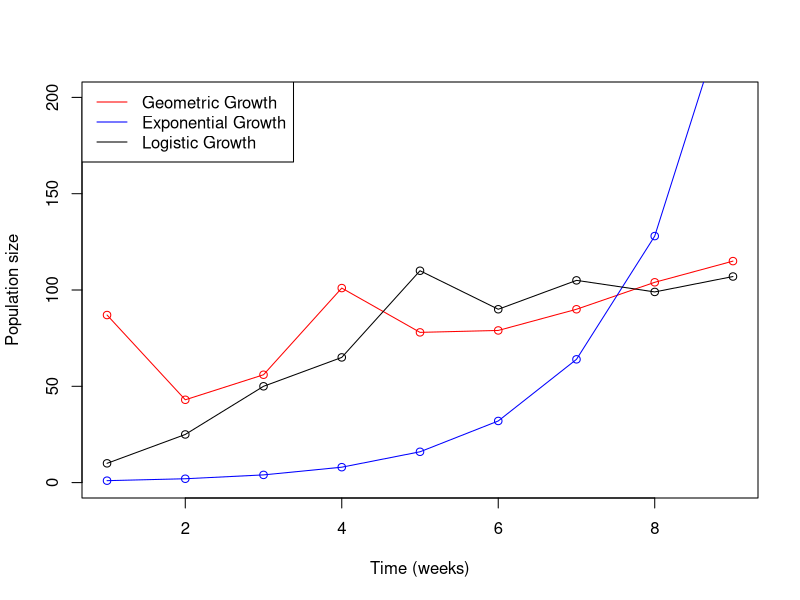
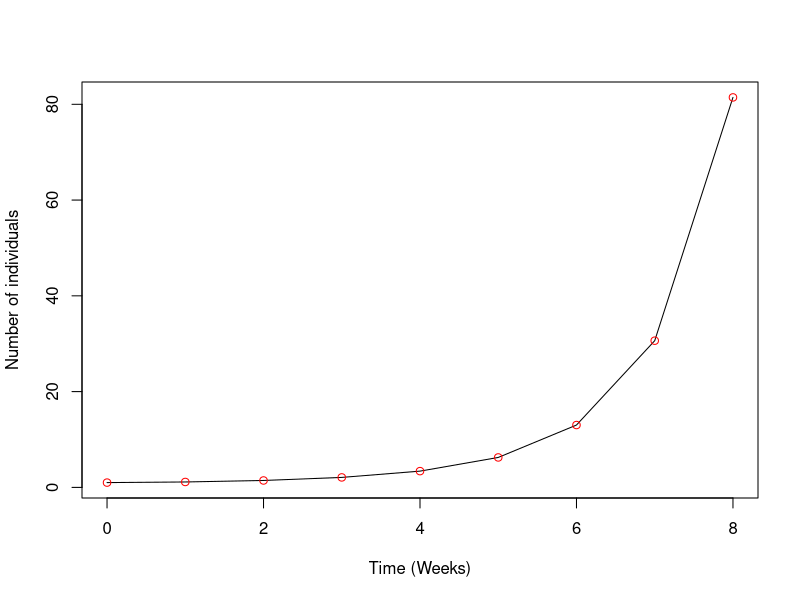
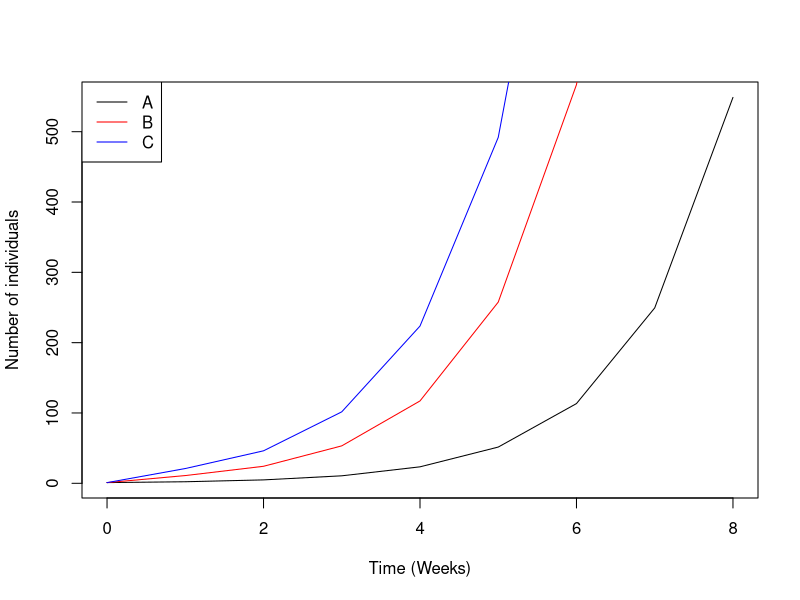
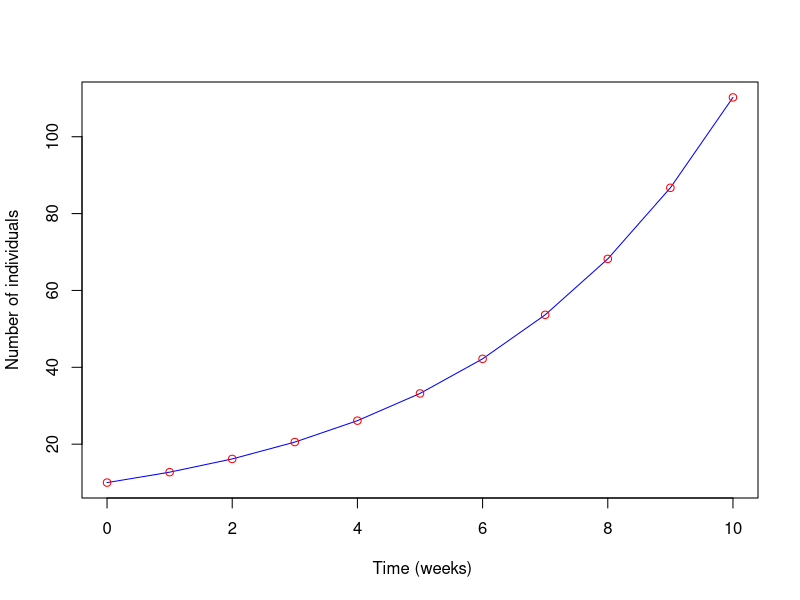
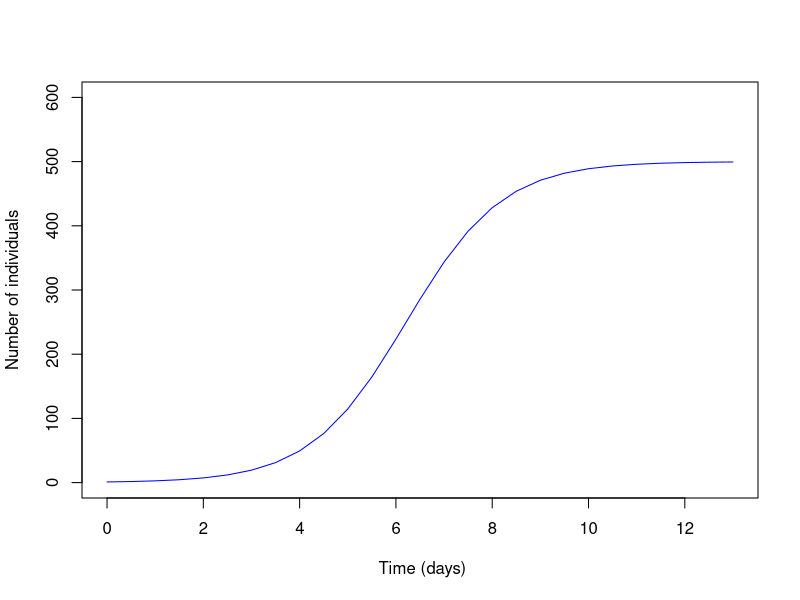
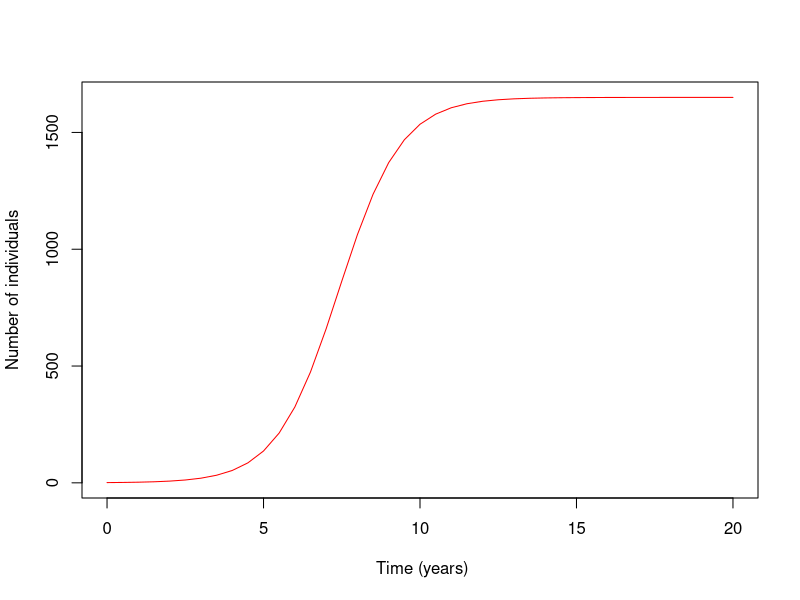
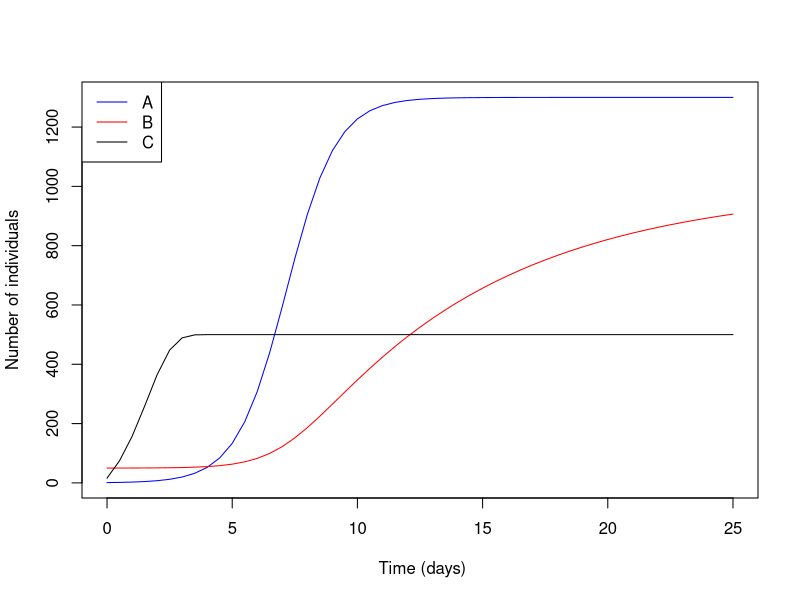
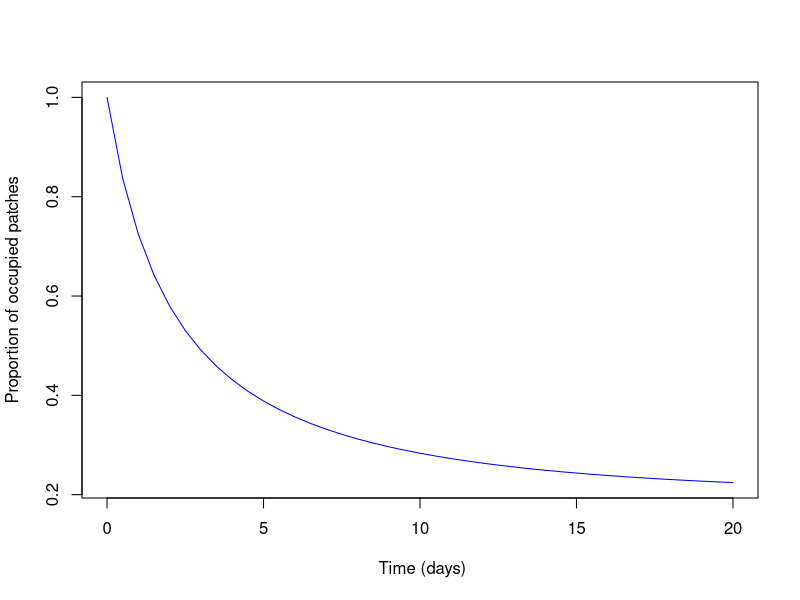

The R source for these figures, in order:
## ---- chunk 1
# R won't remember that x = c(10, 6, 1, 14) when in a comment but will when 

x = c(10, 6, 1, 14)

## ---- chunk 2
# Data frame demonstrating gemometric population growth
geometric.df <- data.frame("time"=seq(1,9,1), 
                           "x"=c(87,43,56,101,78,79,90,104,115))

# Data frame demonstrating exponential population growth
exponential.df <- data.frame("time"= seq(1,9,1), 
                     "x"= c(1,2,4,8,16,32,64,128,256))

# Data frame demonstrating logistic growth
logistic.df <- data.frame("time"= seq(1,9,1), 
                     "x"= c(10,25,50,65,110,90,105,99,107))
          
# If you wanted to change the name of the "time" column to "weeks" in the data frame 
# how would you do that?

# This function plots the Geometric Growth (red) line below
plot(x=geometric.df$time, y=geometric.df$x, type="o", col="red", 
     ylim = c(0,200),
     xlab="Time (weeks)", 
     ylab="Population size")

# What do you think you would change only to have the y-axis show c(0,150)? What would 
# you add to set the x-axis from 0-15?

# Adding lines for the other Exponential and Logistic Growth 
lines(x = exponential.df$time, y = exponential.df$x, col="blue", type="o") 
# This adds data points from the Exponential Growth df in the col or colour blue with 
# a specific line type. 

lines(x = logistic.df$time, y = logistic.df$x, col="black", type="o") 
# This is the data for the Logistic Growth as the black line 

# The legend function adds a legend to your plot. You can change the location and what
# is display in the legend
legend("topleft", legend = c("Geometric Growth", "Exponential Growth", "Logistic Growth"), 
       lty = 1, col=c("red", "blue", "black"))
## ---- chunk 3

# Ensure that the package(s) are selected
library(deSolve)
## ---- chunk 4
# Below is a template for R code to produce a Geometric Growth Curve
# THIS IS JUST A TEMPLATE, SOME PARAMETER VALUES HAVE BEEN CHANGED  


dt = 1 # dt is the time step or jumps that the model will increase time in. 
time = seq(0, 8, dt) # This produces a vector from 0 to 8 that increase in 
# steps/jumps of dt.
# Check it out by typing time in the Console 


# Growth rate
r <-  8 # r is the geometric growth rate parameter for the model. Changing this 
# value will change the rate at which the population changes. Larger values will 
# grow quick and values under 1 will decrease in size.


# Population 
j <- NULL # j will act as a place holder for the model's prediction of the 
# population abundance.
j[1] = 100 # This line informs R that the first value of j or j[1] is 100.
# To change the starting value of j set another value, etc. j[1]=10


# If the initial population was 25, how would you indicate this to R?
# Building a loop 
for(t in seq(1, length(time)-1,1)){
  # Geometric Growth Equation 
  j[t + 1] <- (r^t)*j[t]*dt
}

# The loop above tells R to calculate j - population size - based on the 
# equation provided for time steps 1 to the length of the vector (i.e., 8)
# in steps of 1.

# Remove the number sign, #, below when you copy and paste into
# your R script

# plot(time, j, xlab="Time (Weeks)", ylab ="Number of individuals",
# type="l") #Plots the data as a line plot
# points(time, j, col="red") # adds the red dots to the line 
## ---- chunk 5
# This chunk of code produces a loop that models a population following 
# geometric growth.

# Time steps 
dt <- 1 # dt is the time step or jumps that the model will count time in. 
time <- seq(0, 8, dt) # This produces a vector from 0 to 8 that increases 
# in jumps of dt or 1.

# Growth rate
r <-  1.13 # r will act as the geometric growth rate for the model. Changing 
# this value will change the rate at which the population changes. 

# Population 
j <- NULL # j will act as a place holder for the model's prediction of 
# the population.
j[1] = 1 # This line informs R that the first value of j or j[1] is 1. 
# To change the starting value of j set another value, etc. j[1]=10


# Building a loop 
for(t in seq(1, length(time)-1,1)){
  
  # Equation 
  j[t + 1] <- (r^t)*j[t]*dt
          
}


plot(time, j, xlab="Time (Weeks)", ylab ="Number of individuals",
     type="l") #Plots the data as a line
points(time, j, col="red") # adds the red dots to the line
## ---- chunk 6
# Time steps 
dt <- 1
time <- seq(0, 8, dt)

# Growth rate
r <-  1.2
q <- 10
w <- 20


# Population 
j <- NULL
j[1] <- 1
l <- NULL
l[1] <- 1
p <- NULL 
p[1] <-1

# Building a loop 
for(t in seq(1, length(time)-1,1)){
  
  # Equation 
  j[t + 1] <- r*j[t]*dt + j[t]
          
}

# Building a loop 
for(t in seq(1, length(time)-1,1)){
  
  # Equation 
  l[t + 1] <- q*j[t]*dt + j[t]
          
}

# Building a loop 
for(t in seq(1, length(time)-1,1)){
  
  # Equation 
  p[t + 1] <- w*j[t]*dt + j[t]
          
}


plot(time,j, xlab="Time (Weeks)", ylab ="Number of individuals", type="l")
lines(time, l, col="red")
lines(time, p, col="blue")
legend("topleft", legend = c("A", "B", "C"), lty = 1, col=c("black", "red", "blue"))
## ---- chunk 7
# Here is an example code for a population with Exponential Growth. 
# THIS IS EXAMPLE CODE, AND SOME PARAMETER VALUES HAVE BEEN CHANGED

library(deSolve) # The deSolve package is needed to solve the predicted abundance

# Variables that will be used 
N = NULL        # Number of individuals
y = NULL
res = NULL

# Function that will be predicting the abundance
exponential.growth <-function(t,y,parameters){ 
  N  <- y[1]                            
  
  with(as.list(parameters),{  
    dN  <- r*N                      
    res<-c(dN) 
    list(res) 
  }) 
}

# 

# Parameters
r = 0.24  # Here r is the capita growth rate, with larger values growing faster. 
# Values below 0 grow slower.

# Initial condition
N0=10 # N0 is the starting population size. Setting it to 10 lets R know what 
# the starting population is.
# How would you let tell R the initial population is 55

# Time 
times <- seq(0,10,1) # What does this vector look like? How long is it? What are 
# the time steps?


# The parameter vector holds all parameter values within the model. 
parameters<-c(r=r)
nsol <- as.data.frame(lsoda(y = c(N=N0), times, exponential.growth, parameters)) 

# The R code for an exponential growth model is a little more complex compared to 
# Geometric Growth, but here is what it's doing! 

# R has many built in functions that do complex analyses. In this case, we are using 
# the function Isoda to numerically solve a differential equation (yes! calculus).
# The equation is the model for exponential growth.

# Remove number sign before the plot function when you copy and paste into your terminal
# plot(nsol$time,nsol$N,bty = "l", lwd = 1, xlab = " Time (weeks)", 
# ylab = "Number of individuals", col="blue")
## ---- chunk 8
library(deSolve) # The deSolve package is needed to solve the predicted abundance

# Variables that will be used 
N = NULL        # Number of individuals
y = NULL
res = NULL

# Function that will be pricting the abundn
exp<-function(t,y,params){ 
  N  <- y[1]                            
  
  with(as.list(params),{  
    dN  <- r*N                      
    res<-c(dN) 
    list(res) 
  }) 
}


# Parameters
r = 0.24  # Here r acts as the capita growth rate

# Initial condition
N0= 10 # N0 is the starting population size. Setting it to 10 lets R know that the population starts with 10 individuals. 

# Time 
times <- seq(0,10,1) # What does this vector look like? How long is it? What are the time steps?


params<-c(r=r)
nsol <- as.data.frame(lsoda(y = c(N=N0), times, exp, params)) 

# Plot
plot(nsol$time,nsol$N, type = "l", lwd = 1, xlab = " Time (weeks)", ylab = "Number of individuals", col="blue")
points(nsol$time, nsol$N, col="red")
## ---- chunk 9
# This is an example code for Logistic Growth curve
# THIS IS AN EXAMPLE THIS CODE, PARAMETER VALUES HAVE BEEN CHANGED 
# The deSolve package is important for the code to run. Enure that is loaded.
library(deSolve)

# Species variables
G = NULL        # Number of Goats (#/time)
y = NULL        # Vector that holds the number of populations/
# groups. More important with several species.
res = NULL      # Vector that holds model parameters

#function
logistic.model<-function(t, y, parameters){ 
  G  <- y[1]             # Population place in vector               
  
  with(as.list(parameters),{  
    dG  <- r*G*(1-G/k)   # Logistic growth equation              
    res<-c(dG) 
    list(res) 
  }) 
}


# Parameters
r = 70 # Growth rate of the population. Changing this will change the rate 
# the population grows 
k =  100 # The carrying capacity of the population

# Initial condition
G0 = 80          # Initial population size

# Time 
times <- seq(0,20,0.5) # Length of time that the model will run, 0 to 20, with steps 
# of 0.5

parameters<-c(r=r, k=k)
nsol <- as.data.frame(lsoda(y = c(G=G0), times, logistic.model, parameters)) 

# Plot (remove # from below when you copy into R)
# plot(nsol$time, nsol$G, type = "l", lwd = 1, xlab = " Time (days)", 
# ylab = "Number of individuals", col="blue")
## ---- chunk 10
# Packages that is important for the code to run
library(deSolve)

# Species variables
G = NULL        # Number of Goats (#/time)
y = NULL        # Vector that holds the number of populations/groups. More important with several species.
res = NULL      # Vector that holds model parameters

#function
exp<-function(t,y,params){ 
  G  <- y[1]             # Initial population size               
  
  with(as.list(params),{  
    dG  <- r*G*(1-G/k)   # Logistic growth equation              
    res<-c(dG) 
    list(res) 
  }) 
}


# Parameters
r = 1 # Growth rate of the population. Changing this will change the rate the population grows 
k = 500 # The carrying capacity of the population

# Initial condition
G0 = 1            # Initial population size

# Time 
times <- seq(0,13,0.5) # Length of time that the model will run, 0 to 20, with steps of 0.5

params<-c(r=r, k=k)
nsol <- as.data.frame(lsoda(y = c(G=G0), times, exp, params)) 

# Plot
plot(nsol$time, nsol$G, type = "l", lwd = 1, xlab = " Time (days)", ylab = "Number of individuals", col="blue", ylim= c(0, 600))
## ---- chunk 11
# Packages that is important for the code to run
# This is just example code; parameter values do not belong to the plot below
library(deSolve)

# Species variables
H = NULL        # Number of hares (#/time)
y = NULL        # Vector that holds the number of populations/groups. More 
# important with several species.
res = NULL      # Vector that holds model parameters

#function
logistic.model <- function(t, y, parameters){ 
  H  <- y[1]             # Initial population size               
  
  with(as.list(parameters),{  
    dH  <- r*H*(1-H/k)   # Logistic growth equation              
    res<-c(dH) 
    list(res) 
  }) 
}


# Parameters
r = 100 # Growth rate of the population. Changing this will change the rate the 
# population grows 
k =  10 # The carrying capacity of the population

# Initial condition
H0 = 1            # Initial population size

# Time 
times <- seq(0,20,0.5) # Length of time that the model will run, 0 to 20, with steps of 0.5

parameters<-c(r=r, k=k)
# When you have multiple parameter, list them all within the parameter vector. 

nsol <- as.data.frame(lsoda(y = c(H = H0), times, logistic.model, parameters)) 

# Plot
#plot(nsol$time, nsol$H, type = "l", lwd = 1, xlab = " Time (years)", 
#     ylab = "Number of individuals", col="red")
## ---- chunk 12
# Packages that is important for the code to run
library(deSolve)

# Species variables
H = NULL        # Number of hares (#/time)
y = NULL        # Vector that holds the number of populations/groups. More 
# important with several species.
res = NULL      # Vector that holds model parameters

#function
exp <- function(t, y, params){ 
  H  <- y[1]             # Initial population size               
  
  with(as.list(params),{  
    dH  <- r*H*(1-H/k)   # Logistic growth equation              
    res<-c(dH) 
    list(res) 
  }) 
}


# Parameters
r = 1 # Growth rate of the population. Changing this will change the rate the 
# population grows 
k =  1650 # The carrying capacity of the population

# Initial condition
H0 = 1            # Initial population size

# Time 
times <- seq(0,20,0.5) # Length of time that the model will run, 0 to 20, with steps of 0.5

params<-c(r=r, k=k)
nsol <- as.data.frame(lsoda(y = c(H = H0), times, exp, params)) 

# Plot
plot(nsol$time, nsol$H, type = "l", lwd = 1, xlab = " Time (years)", 
     ylab = "Number of individuals", col="red")
## ---- chunk 13
# Packages that is important for the code to run
library(deSolve)

# Species variables
G = NULL        # Number of Goats (#/time)
y = NULL        # Vector that holds the number of populations/groups. More important with several species.
res = NULL      # Vector that holds model parameters

#function
logistic.population<-function(t, y, params){ 
  G <- y[1]
  H <- y[2]
  J <- y[3]
  
  with(as.list(params),{  
    dG  <- r*G*(1-G/k)  
    dH <-  t*G*(1-H/l)  
    dJ <-  y*G*(1-J/m) 
    res<-c(dG, dH, dJ) 
    list(res) 
  }) 
}


# Parameters
r = 1 
t = 0.1
y <- 100
k = 1300 # The carrying capacity of the population
l = 1000
m = 500

# Initial condition
G0 = 1  
H0 = 50 
J0 = 16

# Time 
times <- seq(0,25,0.5) # Length of time that the model will run, 0 to 20, with steps of 0.5

params<-c(r=r, t=t, y=y, k=k, l=l, m=m)
nsol <- as.data.frame(lsoda(y = c(G=G0, H=H0, J=J0), times, logistic.population, params)) 

# Plot
plot(nsol$time, nsol$G, type = "l", lwd = 1, xlab = " Time (days)", ylab = "Number of individuals", col="blue")
lines(nsol$time, nsol$H, col="red")
lines(nsol$time, nsol$J, col="black")
legend("topleft", legend = c("A", "B", "C"), lty = 1, col=c("blue", "red", "black"))

## ---- chunk 14
# This is an example code for a metapopulation model

# Packages that is important for the code to run
library(deSolve)

# Species variables
p = NULL        #Proportion or fraction of patches occupied by goats (patches are 
#               either occupied or not)
y = NULL        # Fraction of occupied patches. 
# More important with several species.
res = NULL      # Vector that holds model parameters

#function
meta.population<-function(t,y,parameters){ 
  p  <- y[1]             # Informs R the place N has within the vector              
  
  with(as.list(parameters),{  
    dP  <- m*p*(1-p)-e*p   # Metapopulation model            
    res<-c(dP) 
    list(res) 
  }) 
}


# Parameters
m = 0.5 # Migration rate amount patches (1/time)
e = 0.4 # Extinction rate of patches 
# Initial condition
P0 = 1          # Initial population size

# Time 
times <- seq(0, 20, 0.5) # Length of time that the model will run, 0 to 20, with steps of 0.5

parameters<-c(m=m, e=e)
nsol <- as.data.frame(lsoda(y = c(P=P0), times, meta.population, parameters)) 

# Plot
plot(x = nsol$time, y = nsol$P, type = "l", lwd = 1, xlab = " Time (days)",
     ylab = "Proportion of occupied patches", col="blue")
